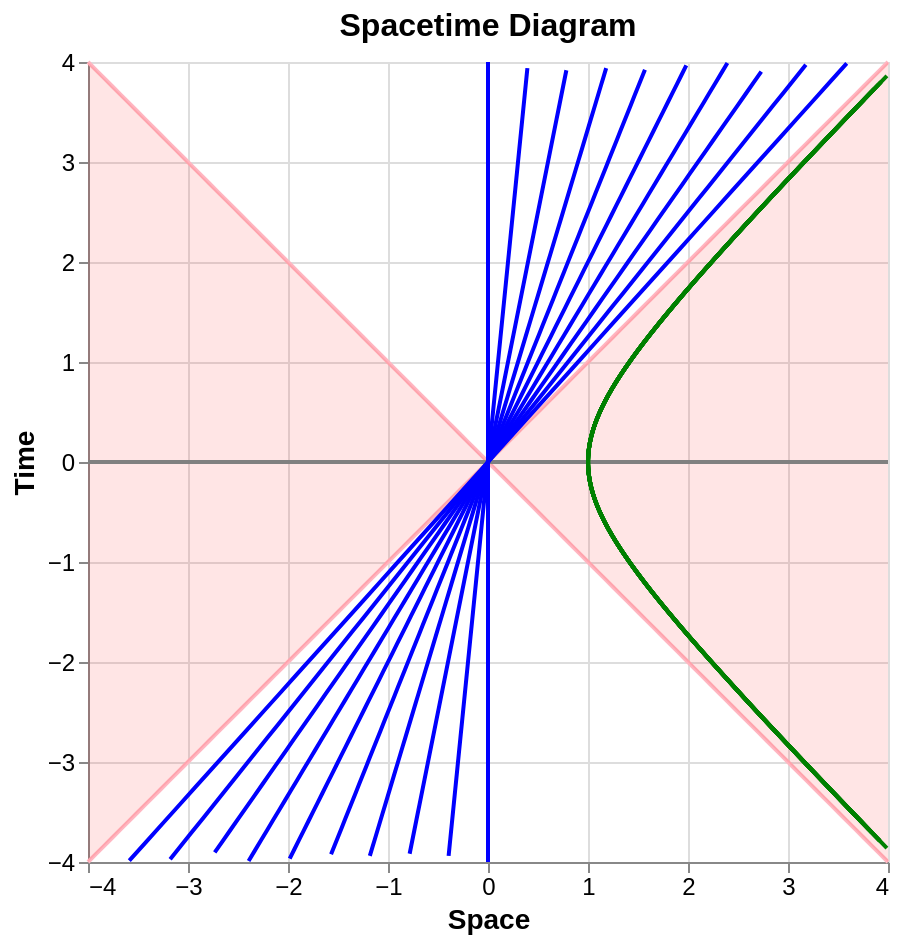

The cell this chart's notebook holds for it:
### Code cell
from sympy import lambdify
import math

# Cartesian plotting variables & grid
t, x, y, z = symbols('t x y z')
n = 100
grid = np.linspace(-4, 4, n)
order = np.linspace(1, n, n)

# Replacing base scalar fields by Cartesian plotting variables
# plot_variables = list(zip(M4.base_scalars(), [t, x, y, z]))
# time_prime_expr = V_prime_vector[0].subs(plot_variables)
# space_prime_expr = V_prime_vector[1].subs(plot_variables)

# Define velocities (as percentage of c)
velocities = np.linspace(0, 90, 10)

# Worldlines of stationary particle as seen by moving observers
data = []
for i, v in enumerate(velocities):
    # plot_values = [(eta, -math.atanh(v/100)), (x, 0.0*t)]
    # time = V_prime_vector[0].subs(plot_variables).subs(plot_values)
    # space = V_prime_vector[1].subs(plot_variables).subs(plot_values)

    time_values, space_values = [
        lambdify(
            t, V_prime_vector[i].subs(
                [(eta, -math.atanh(v/100)), (x, 0.0*t)]
            )
        )(grid) for i in (0,1)
    ]

    # time_values = lambdify(t, time)(grid)
    # space_values = lambdify(t, space)(grid)
    # time_prime_values = time_prime_expr.subs(plot_values)
    # space_prime_values = space_prime_expr.subs(plot_values)
    data.append(pd.DataFrame({
        'x': space_values, # lambdify(t, space_prime_values)(xygrid),
        'ct': time_values, # lambdify(t, time_prime_values)(xygrid),
        'v': [v]*n,
        'index': [i]*n,
        'order': order
    }))

# Worldlines of hyperbolic motion as seen by moving observers
tau = symbols('tau')
for i, v in enumerate(velocities):
    # plot_values = [(eta, -math.atanh(v/100)), (x, cosh(tau)), (t, sinh(tau))]
    # time_prime_values = time_prime_expr.subs(plot_values)
    # space_prime_values = space_prime_expr.subs(plot_values)
    # print(i, v, time_prime_values, space_prime_values)

    time_values, space_values = [
        lambdify(
            tau, V_prime_vector[i].subs(
                [(eta, -math.atanh(v/100)), (x, cosh(tau)), (t, sinh(tau))]
            )
        )(grid) for i in (0,1)
    ]

    data.append(pd.DataFrame({
        'x': space_values, # lambdify(tau, space_prime_values)(grid),
        'ct': time_values, # lambdify(tau, time_prime_values)(grid),
        'v': [v]*n,
        'index': [i+10]*n,
        'order': order
    }))

# Discard all dataframe rows where x or ct is not in [-4,4]
for i in range(len(data)):
    data[i] = data[i][(data[i]['x'] >= -4) & (data[i]['x'] <= 4) & (data[i]['ct'] >= -4) & (data[i]['ct'] <= 4)]

# Slider control
slider = alt.binding_range(min=0, max=90, step=10, name='% of c ')
selection = alt.selection_point(fields=['v'], bind=slider)

# Encode graphs of worldlines
worldlines = pd.concat(data, ignore_index=True)
wl_graphs = alt.Chart(worldlines).mark_line().encode(
    x='x:Q',
    y='ct:Q',
    color=alt.condition(
        alt.datum.index < 10,
        alt.value('blue'),
        alt.value('green')
    ),
    detail='index:Q',
    order='order:Q'
).add_params(selection).transform_filter(selection)

# Combine layers
chart = alt.layer(
    *getSpacetimeDiagram(grid),
    wl_graphs
).properties(
    title='Spacetime Diagram',
    width=400, # 'container',
    height=400 # 'container'
).configure_axis(
    labelFontSize=12,
    titleFontSize=14,
    grid=True
).configure_title(
    fontSize=16
)

chart

### Figure 1 — Vega-Lite specification as saved in the notebook (floating-point values rounded to 4 significant figures; data arrays with more than 128 entries replaced by an {"elided": "..."} marker saying what was removed)
{"config": {"view": {"continuousWidth": 300, "continuousHeight": 300}, "axis": {"grid": true, "labelFontSize": 12, "titleFontSize": 14}, "title": {"fontSize": 16}}, "layer": [{"data": {"name": "data-23b0b4ddf8c8f7ec38ed92bf4f655172"}, "mark": {"type": "line", "color": "lightpink"}, "encoding": {"detail": {"field": "branch", "type": "nominal"}, "x": {"field": "x", "type": "quantitative"}, "y": {"field": "ct", "type": "quantitative"}}}, {"data": {"name": "data-d69dfcb5606c96e5628832592957063d"}, "mark": {"type": "area", "color": "red", "opacity": 0.1}, "encoding": {"x": {"axis": {"title": "Space"}, "field": "x", "type": "quantitative"}, "y": {"axis": {"title": "Time"}, "field": "ct", "type": "quantitative"}, "y2": {"field": "ct2"}}}, {"data": {"name": "data-c16a48878e44b7e73159771abaf89f1e"}, "mark": {"type": "line", "color": "grey"}, "encoding": {"detail": {"field": "axis", "type": "nominal"}, "x": {"field": "x", "type": "quantitative"}, "y": {"field": "ct", "type": "quantitative"}}}, {"data": {"name": "data-c2bea2d8fee14fd161c0664004c51963"}, "mark": {"type": "line"}, "encoding": {"color": {"condition": {"test": "(datum.index < 10)", "value": "blue"}, "value": "green"}, "detail": {"field": "index", "type": "quantitative"}, "order": {"field": "order", "type": "quantitative"}, "x": {"field": "x", "type": "quantitative"}, "y": {"field": "ct", "type": "quantitative"}}, "name": "view_1", "transform": [{"filter": {"param": "param_1"}}]}], "height": 400, "params": [{"name": "param_1", "select": {"type": "point", "fields": ["v"]}, "bind": {"input": "range", "max": 90, "min": 0, "name": "% of c ", "step": 10}, "views": ["view_1"]}], "title": "Spacetime Diagram", "width": 400, "$schema": "https://vega.github.io/schema/vega-lite/v5.8.0.json", "datasets": {"data-23b0b4ddf8c8f7ec38ed92bf4f655172": {"elided": "200 records"}, "data-d69dfcb5606c96e5628832592957063d": [{"x": -4.0, "ct": -4.0, "ct2": 4.0}, {"x": -3.919, "ct": -3.919, "ct2": 3.919}, {"x": -3.838, "ct": -3.838, "ct2": 3.838}, {"x": -3.758, "ct": -3.758, "ct2": 3.758}, {"x": -3.677, "ct": -3.677, "ct2": 3.677}, {"x": -3.596, "ct": -3.596, "ct2": 3.596}, {"x": -3.515, "ct": -3.515, "ct2": 3.515}, {"x": -3.434, "ct": -3.434, "ct2": 3.434}, {"x": -3.354, "ct": -3.354, "ct2": 3.354}, {"x": -3.273, "ct": -3.273, "ct2": 3.273}, {"x": -3.192, "ct": -3.192, "ct2": 3.192}, {"x": -3.111, "ct": -3.111, "ct2": 3.111}, {"x": -3.03, "ct": -3.03, "ct2": 3.03}, {"x": -2.949, "ct": -2.949, "ct2": 2.949}, {"x": -2.869, "ct": -2.869, "ct2": 2.869}, {"x": -2.788, "ct": -2.788, "ct2": 2.788}, {"x": -2.707, "ct": -2.707, "ct2": 2.707}, {"x": -2.626, "ct": -2.626, "ct2": 2.626}, {"x": -2.545, "ct": -2.545, "ct2": 2.545}, {"x": -2.465, "ct": -2.465, "ct2": 2.465}, {"x": -2.384, "ct": -2.384, "ct2": 2.384}, {"x": -2.303, "ct": -2.303, "ct2": 2.303}, {"x": -2.222, "ct": -2.222, "ct2": 2.222}, {"x": -2.141, "ct": -2.141, "ct2": 2.141}, {"x": -2.061, "ct": -2.061, "ct2": 2.061}, {"x": -1.98, "ct": -1.98, "ct2": 1.98}, {"x": -1.899, "ct": -1.899, "ct2": 1.899}, {"x": -1.818, "ct": -1.818, "ct2": 1.818}, {"x": -1.737, "ct": -1.737, "ct2": 1.737}, {"x": -1.657, "ct": -1.657, "ct2": 1.657}, {"x": -1.576, "ct": -1.576, "ct2": 1.576}, {"x": -1.495, "ct": -1.495, "ct2": 1.495}, {"x": -1.414, "ct": -1.414, "ct2": 1.414}, {"x": -1.333, "ct": -1.333, "ct2": 1.333}, {"x": -1.253, "ct": -1.253, "ct2": 1.253}, {"x": -1.172, "ct": -1.172, "ct2": 1.172}, {"x": -1.091, "ct": -1.091, "ct2": 1.091}, {"x": -1.01, "ct": -1.01, "ct2": 1.01}, {"x": -0.9293, "ct": -0.9293, "ct2": 0.9293}, {"x": -0.8485, "ct": -0.8485, "ct2": 0.8485}, {"x": -0.7677, "ct": -0.7677, "ct2": 0.7677}, {"x": -0.6869, "ct": -0.6869, "ct2": 0.6869}, {"x": -0.6061, "ct": -0.6061, "ct2": 0.6061}, {"x": -0.5253, "ct": -0.5253, "ct2": 0.5253}, {"x": -0.4444, "ct": -0.4444, "ct2": 0.4444}, {"x": -0.3636, "ct": -0.3636, "ct2": 0.3636}, {"x": -0.2828, "ct": -0.2828, "ct2": 0.2828}, {"x": -0.202, "ct": -0.202, "ct2": 0.202}, {"x": -0.1212, "ct": -0.1212, "ct2": 0.1212}, {"x": -0.0404, "ct": -0.0404, "ct2": 0.0404}, {"x": 0.0404, "ct": 0.0404, "ct2": -0.0404}, {"x": 0.1212, "ct": 0.1212, "ct2": -0.1212}, {"x": 0.202, "ct": 0.202, "ct2": -0.202}, {"x": 0.2828, "ct": 0.2828, "ct2": -0.2828}, {"x": 0.3636, "ct": 0.3636, "ct2": -0.3636}, {"x": 0.4444, "ct": 0.4444, "ct2": -0.4444}, {"x": 0.5253, "ct": 0.5253, "ct2": -0.5253}, {"x": 0.6061, "ct": 0.6061, "ct2": -0.6061}, {"x": 0.6869, "ct": 0.6869, "ct2": -0.6869}, {"x": 0.7677, "ct": 0.7677, "ct2": -0.7677}, {"x": 0.8485, "ct": 0.8485, "ct2": -0.8485}, {"x": 0.9293, "ct": 0.9293, "ct2": -0.9293}, {"x": 1.01, "ct": 1.01, "ct2": -1.01}, {"x": 1.091, "ct": 1.091, "ct2": -1.091}, {"x": 1.172, "ct": 1.172, "ct2": -1.172}, {"x": 1.253, "ct": 1.253, "ct2": -1.253}, {"x": 1.333, "ct": 1.333, "ct2": -1.333}, {"x": 1.414, "ct": 1.414, "ct2": -1.414}, {"x": 1.495, "ct": 1.495, "ct2": -1.495}, {"x": 1.576, "ct": 1.576, "ct2": -1.576}, {"x": 1.657, "ct": 1.657, "ct2": -1.657}, {"x": 1.737, "ct": 1.737, "ct2": -1.737}, {"x": 1.818, "ct": 1.818, "ct2": -1.818}, {"x": 1.899, "ct": 1.899, "ct2": -1.899}, {"x": 1.98, "ct": 1.98, "ct2": -1.98}, {"x": 2.061, "ct": 2.061, "ct2": -2.061}, {"x": 2.141, "ct": 2.141, "ct2": -2.141}, {"x": 2.222, "ct": 2.222, "ct2": -2.222}, {"x": 2.303, "ct": 2.303, "ct2": -2.303}, {"x": 2.384, "ct": 2.384, "ct2": -2.384}, {"x": 2.465, "ct": 2.465, "ct2": -2.465}, {"x": 2.545, "ct": 2.545, "ct2": -2.545}, {"x": 2.626, "ct": 2.626, "ct2": -2.626}, {"x": 2.707, "ct": 2.707, "ct2": -2.707}, {"x": 2.788, "ct": 2.788, "ct2": -2.788}, {"x": 2.869, "ct": 2.869, "ct2": -2.869}, {"x": 2.949, "ct": 2.949, "ct2": -2.949}, {"x": 3.03, "ct": 3.03, "ct2": -3.03}, {"x": 3.111, "ct": 3.111, "ct2": -3.111}, {"x": 3.192, "ct": 3.192, "ct2": -3.192}, {"x": 3.273, "ct": 3.273, "ct2": -3.273}, {"x": 3.354, "ct": 3.354, "ct2": -3.354}, {"x": 3.434, "ct": 3.434, "ct2": -3.434}, {"x": 3.515, "ct": 3.515, "ct2": -3.515}, {"x": 3.596, "ct": 3.596, "ct2": -3.596}, {"x": 3.677, "ct": 3.677, "ct2": -3.677}, {"x": 3.758, "ct": 3.758, "ct2": -3.758}, {"x": 3.838, "ct": 3.838, "ct2": -3.838}, {"x": 3.919, "ct": 3.919, "ct2": -3.919}, {"x": 4.0, "ct": 4.0, "ct2": -4.0}], "data-c16a48878e44b7e73159771abaf89f1e": {"elided": "200 records"}, "data-c2bea2d8fee14fd161c0664004c51963": {"elided": "1329 records"}}}
